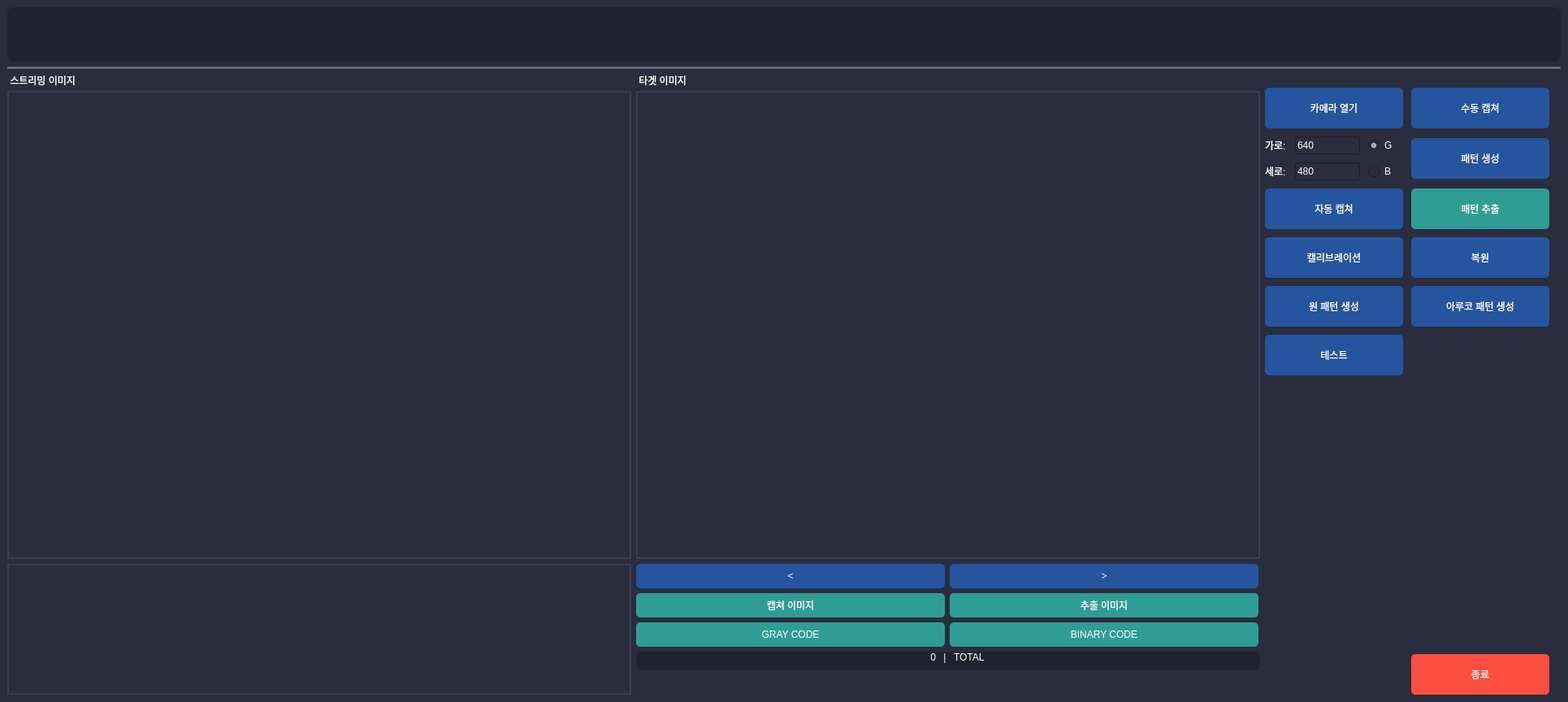
<?xml version="1.0" encoding="UTF-8"?>
<ui version="4.0">
 <class>MainWindow</class>
 <widget class="QMainWindow" name="MainWindow">
  <property name="geometry">
   <rect>
    <x>0</x>
    <y>0</y>
    <width>1930</width>
    <height>864</height>
   </rect>
  </property>
  <property name="windowTitle">
   <string>MainWindow</string>
  </property>
  <property name="styleSheet">
   <string notr="true">QWidget{
background-color:#292D3E;

}
QLabel{
font: bold 10pt &quot;Noto Sans KR&quot;;
color:white;
}
QLineEdit{
font: bold 10pt &quot;Noto Sans KR&quot;;
color:white;
}

QRadioButton{
font: bold 10pt &quot;Noto Sans KR&quot;;
color:white;
}
</string>
  </property>
  <widget class="QWidget" name="centralwidget">
   <layout class="QVBoxLayout" name="verticalLayout">
    <item>
     <widget class="QFrame" name="FR_LOGO">
      <property name="styleSheet">
       <string notr="true">QFrame{
background-color:rgb(33, 34, 49);
border-radius:7px;
}</string>
      </property>
      <layout class="QHBoxLayout" name="horizontalLayout_2">
       <property name="topMargin">
        <number>1</number>
       </property>
       <property name="rightMargin">
        <number>1</number>
       </property>
       <property name="bottomMargin">
        <number>1</number>
       </property>
       <item>
        <spacer name="horizontalSpacer_2">
         <property name="orientation">
          <enum>Qt::Horizontal</enum>
         </property>
         <property name="sizeType">
          <enum>QSizePolicy::Fixed</enum>
         </property>
         <property name="sizeHint" stdset="0">
          <size>
           <width>5</width>
           <height>50</height>
          </size>
         </property>
        </spacer>
       </item>
       <item>
        <widget class="QLabel" name="label_2">
         <property name="sizePolicy">
          <sizepolicy hsizetype="Fixed" vsizetype="Fixed">
           <horstretch>0</horstretch>
           <verstretch>0</verstretch>
          </sizepolicy>
         </property>
         <property name="minimumSize">
          <size>
           <width>135</width>
           <height>50</height>
          </size>
         </property>
         <property name="maximumSize">
          <size>
           <width>135</width>
           <height>50</height>
          </size>
         </property>
         <property name="styleSheet">
          <string notr="true">image: url(:/icon/ICON/robotics-ci-2.png);</string>
         </property>
         <property name="text">
          <string/>
         </property>
        </widget>
       </item>
       <item>
        <spacer name="horizontalSpacer">
         <property name="orientation">
          <enum>Qt::Horizontal</enum>
         </property>
         <property name="sizeType">
          <enum>QSizePolicy::Expanding</enum>
         </property>
         <property name="sizeHint" stdset="0">
          <size>
           <width>630</width>
           <height>65</height>
          </size>
         </property>
        </spacer>
       </item>
      </layout>
     </widget>
    </item>
    <item>
     <widget class="Line" name="line">
      <property name="styleSheet">
       <string notr="true">QFrame
{
    background-color: rgba(255, 255, 255,50);
}</string>
      </property>
      <property name="orientation">
       <enum>Qt::Horizontal</enum>
      </property>
     </widget>
    </item>
    <item>
     <layout class="QHBoxLayout" name="horizontalLayout">
      <property name="leftMargin">
       <number>0</number>
      </property>
      <property name="topMargin">
       <number>0</number>
      </property>
      <property name="rightMargin">
       <number>0</number>
      </property>
      <property name="bottomMargin">
       <number>0</number>
      </property>
      <item>
       <layout class="QVBoxLayout" name="verticalLayout_2">
        <property name="bottomMargin">
         <number>0</number>
        </property>
        <item>
         <widget class="QLabel" name="label">
          <property name="sizePolicy">
           <sizepolicy hsizetype="Preferred" vsizetype="Fixed">
            <horstretch>0</horstretch>
            <verstretch>0</verstretch>
           </sizepolicy>
          </property>
          <property name="maximumSize">
           <size>
            <width>16777215</width>
            <height>15</height>
           </size>
          </property>
          <property name="text">
           <string> 스트리밍 이미지</string>
          </property>
         </widget>
        </item>
        <item>
         <widget class="QLabel" name="LB_CAMERA_VIEW">
          <property name="sizePolicy">
           <sizepolicy hsizetype="Fixed" vsizetype="Fixed">
            <horstretch>0</horstretch>
            <verstretch>0</verstretch>
           </sizepolicy>
          </property>
          <property name="minimumSize">
           <size>
            <width>768</width>
            <height>576</height>
           </size>
          </property>
          <property name="maximumSize">
           <size>
            <width>768</width>
            <height>576</height>
           </size>
          </property>
          <property name="styleSheet">
           <string notr="true">border: 2px solid #393F4D;</string>
          </property>
          <property name="text">
           <string/>
          </property>
          <property name="scaledContents">
           <bool>true</bool>
          </property>
         </widget>
        </item>
        <item>
         <widget class="QTextEdit" name="TE_LOG">
          <property name="sizePolicy">
           <sizepolicy hsizetype="Fixed" vsizetype="Expanding">
            <horstretch>0</horstretch>
            <verstretch>0</verstretch>
           </sizepolicy>
          </property>
          <property name="minimumSize">
           <size>
            <width>768</width>
            <height>0</height>
           </size>
          </property>
          <property name="maximumSize">
           <size>
            <width>768</width>
            <height>16777215</height>
           </size>
          </property>
          <property name="focusPolicy">
           <enum>Qt::NoFocus</enum>
          </property>
          <property name="styleSheet">
           <string notr="true">border: 2px solid #393F4D;</string>
          </property>
         </widget>
        </item>
       </layout>
      </item>
      <item>
       <layout class="QVBoxLayout" name="verticalLayout_3">
        <property name="bottomMargin">
         <number>0</number>
        </property>
        <item>
         <widget class="QLabel" name="label_6">
          <property name="sizePolicy">
           <sizepolicy hsizetype="Preferred" vsizetype="Fixed">
            <horstretch>0</horstretch>
            <verstretch>0</verstretch>
           </sizepolicy>
          </property>
          <property name="maximumSize">
           <size>
            <width>16777215</width>
            <height>15</height>
           </size>
          </property>
          <property name="text">
           <string> 타겟 이미지</string>
          </property>
         </widget>
        </item>
        <item>
         <widget class="QLabel" name="LB_TARGET_VIEW">
          <property name="sizePolicy">
           <sizepolicy hsizetype="Fixed" vsizetype="Fixed">
            <horstretch>0</horstretch>
            <verstretch>0</verstretch>
           </sizepolicy>
          </property>
          <property name="minimumSize">
           <size>
            <width>768</width>
            <height>576</height>
           </size>
          </property>
          <property name="maximumSize">
           <size>
            <width>768</width>
            <height>576</height>
           </size>
          </property>
          <property name="styleSheet">
           <string notr="true">border: 2px solid #393F4D;</string>
          </property>
          <property name="text">
           <string/>
          </property>
          <property name="scaledContents">
           <bool>true</bool>
          </property>
         </widget>
        </item>
        <item>
         <layout class="QHBoxLayout" name="horizontalLayout_4">
          <property name="leftMargin">
           <number>0</number>
          </property>
          <property name="topMargin">
           <number>0</number>
          </property>
          <item>
           <widget class="QPushButton" name="BTN_PREV_IMAGE">
            <property name="sizePolicy">
             <sizepolicy hsizetype="Preferred" vsizetype="Fixed">
              <horstretch>0</horstretch>
              <verstretch>0</verstretch>
             </sizepolicy>
            </property>
            <property name="minimumSize">
             <size>
              <width>0</width>
              <height>30</height>
             </size>
            </property>
            <property name="maximumSize">
             <size>
              <width>380</width>
              <height>16777215</height>
             </size>
            </property>
            <property name="styleSheet">
             <string notr="true">QPushButton{
background-color:rgb(37, 85, 158);


border-radius:5px;
font: bold 12pt &quot;Noto Sans KR&quot;;
color:white;
}
QPushButton:hover{
background-color:rgba(77, 125, 198,100);
}
QPushButton:pressed{
background-color:rgba(77, 125, 198,150);
}
QPushButton:disabled{
background-color:rgba(121, 106, 122,90);
color:gray;
}</string>
            </property>
            <property name="text">
             <string>&lt;</string>
            </property>
           </widget>
          </item>
          <item>
           <widget class="QPushButton" name="BTN_NEXT_IMAGE">
            <property name="sizePolicy">
             <sizepolicy hsizetype="Minimum" vsizetype="Preferred">
              <horstretch>0</horstretch>
              <verstretch>0</verstretch>
             </sizepolicy>
            </property>
            <property name="minimumSize">
             <size>
              <width>0</width>
              <height>30</height>
             </size>
            </property>
            <property name="maximumSize">
             <size>
              <width>380</width>
              <height>16777215</height>
             </size>
            </property>
            <property name="styleSheet">
             <string notr="true">QPushButton{
background-color:rgb(37, 85, 158);


border-radius:5px;
font: bold 12pt &quot;Noto Sans KR&quot;;
color:white;
}
QPushButton:hover{
background-color:rgba(77, 125, 198,100);
}
QPushButton:pressed{
background-color:rgba(77, 125, 198,150);
}
QPushButton:disabled{
background-color:rgba(121, 106, 122,90);
color:gray;
}</string>
            </property>
            <property name="text">
             <string>&gt;</string>
            </property>
           </widget>
          </item>
         </layout>
        </item>
        <item>
         <layout class="QHBoxLayout" name="horizontalLayout_5">
          <property name="leftMargin">
           <number>0</number>
          </property>
          <property name="topMargin">
           <number>0</number>
          </property>
          <item>
           <widget class="QPushButton" name="BTN_OPEN_CAPTURE_IMAGE">
            <property name="sizePolicy">
             <sizepolicy hsizetype="Preferred" vsizetype="Fixed">
              <horstretch>0</horstretch>
              <verstretch>0</verstretch>
             </sizepolicy>
            </property>
            <property name="minimumSize">
             <size>
              <width>0</width>
              <height>30</height>
             </size>
            </property>
            <property name="maximumSize">
             <size>
              <width>380</width>
              <height>16777215</height>
             </size>
            </property>
            <property name="styleSheet">
             <string notr="true">QPushButton{
background-color:rgb(48, 157, 148);

border-radius:5px;
font: bold 12pt &quot;Noto Sans KR&quot;;
color:white;
}
QPushButton:hover{
background-color:rgba(88, 197, 228,100);
}
QPushButton:pressed{
background-color:rgba(88, 197, 228,150);
}</string>
            </property>
            <property name="text">
             <string>캡쳐 이미지</string>
            </property>
           </widget>
          </item>
          <item>
           <widget class="QPushButton" name="BTN_OPEN_EXTRACTED_IMAGE">
            <property name="sizePolicy">
             <sizepolicy hsizetype="Preferred" vsizetype="Fixed">
              <horstretch>0</horstretch>
              <verstretch>0</verstretch>
             </sizepolicy>
            </property>
            <property name="minimumSize">
             <size>
              <width>0</width>
              <height>30</height>
             </size>
            </property>
            <property name="maximumSize">
             <size>
              <width>380</width>
              <height>16777215</height>
             </size>
            </property>
            <property name="styleSheet">
             <string notr="true">QPushButton{
background-color:rgb(48, 157, 148);

border-radius:5px;
font: bold 12pt &quot;Noto Sans KR&quot;;
color:white;
}
QPushButton:hover{
background-color:rgba(88, 197, 228,100);
}
QPushButton:pressed{
background-color:rgba(88, 197, 228,150);
}</string>
            </property>
            <property name="text">
             <string>추출 이미지</string>
            </property>
           </widget>
          </item>
         </layout>
        </item>
        <item>
         <layout class="QHBoxLayout" name="horizontalLayout_6">
          <property name="leftMargin">
           <number>0</number>
          </property>
          <property name="topMargin">
           <number>0</number>
          </property>
          <item>
           <widget class="QPushButton" name="BTN_OPEN_GRAY_CODE">
            <property name="sizePolicy">
             <sizepolicy hsizetype="Preferred" vsizetype="Fixed">
              <horstretch>0</horstretch>
              <verstretch>0</verstretch>
             </sizepolicy>
            </property>
            <property name="minimumSize">
             <size>
              <width>0</width>
              <height>30</height>
             </size>
            </property>
            <property name="maximumSize">
             <size>
              <width>380</width>
              <height>16777215</height>
             </size>
            </property>
            <property name="styleSheet">
             <string notr="true">QPushButton{
background-color:rgb(48, 157, 148);

border-radius:5px;
font: bold 12pt &quot;Noto Sans KR&quot;;
color:white;
}
QPushButton:hover{
background-color:rgba(88, 197, 228,100);
}
QPushButton:pressed{
background-color:rgba(88, 197, 228,150);
}</string>
            </property>
            <property name="text">
             <string>GRAY CODE</string>
            </property>
           </widget>
          </item>
          <item>
           <widget class="QPushButton" name="BTN_OPEN_BINARY_CODE">
            <property name="sizePolicy">
             <sizepolicy hsizetype="Preferred" vsizetype="Fixed">
              <horstretch>0</horstretch>
              <verstretch>0</verstretch>
             </sizepolicy>
            </property>
            <property name="minimumSize">
             <size>
              <width>0</width>
              <height>30</height>
             </size>
            </property>
            <property name="maximumSize">
             <size>
              <width>380</width>
              <height>16777215</height>
             </size>
            </property>
            <property name="styleSheet">
             <string notr="true">QPushButton{
background-color:rgb(48, 157, 148);

border-radius:5px;
font: bold 12pt &quot;Noto Sans KR&quot;;
color:white;
}
QPushButton:hover{
background-color:rgba(88, 197, 228,100);
}
QPushButton:pressed{
background-color:rgba(88, 197, 228,150);
}</string>
            </property>
            <property name="text">
             <string>BINARY CODE</string>
            </property>
           </widget>
          </item>
         </layout>
        </item>
        <item>
         <widget class="QFrame" name="horizontalFrame">
          <property name="styleSheet">
           <string notr="true">QFrame{
background-color:rgb(33, 34, 49);
border-radius:7px;
}
QLabel{
font: bold 14pt &quot;Noto Sans KR&quot;;
color:white;
}
</string>
          </property>
          <layout class="QHBoxLayout" name="horizontalLayout_3">
           <property name="leftMargin">
            <number>0</number>
           </property>
           <property name="topMargin">
            <number>0</number>
           </property>
           <item>
            <widget class="QLabel" name="LB_CURRENT_INDEX">
             <property name="text">
              <string>0</string>
             </property>
             <property name="alignment">
              <set>Qt::AlignRight|Qt::AlignTrailing|Qt::AlignVCenter</set>
             </property>
            </widget>
           </item>
           <item>
            <widget class="QLabel" name="LB_SPACER">
             <property name="minimumSize">
              <size>
               <width>10</width>
               <height>0</height>
              </size>
             </property>
             <property name="maximumSize">
              <size>
               <width>10</width>
               <height>16777215</height>
              </size>
             </property>
             <property name="text">
              <string>|</string>
             </property>
             <property name="alignment">
              <set>Qt::AlignCenter</set>
             </property>
            </widget>
           </item>
           <item>
            <widget class="QLabel" name="LB_TOTAL_INDEX">
             <property name="text">
              <string>TOTAL</string>
             </property>
            </widget>
           </item>
          </layout>
         </widget>
        </item>
        <item>
         <spacer name="verticalSpacer_4">
          <property name="orientation">
           <enum>Qt::Vertical</enum>
          </property>
          <property name="sizeType">
           <enum>QSizePolicy::Expanding</enum>
          </property>
          <property name="sizeHint" stdset="0">
           <size>
            <width>20</width>
            <height>50</height>
           </size>
          </property>
         </spacer>
        </item>
       </layout>
      </item>
      <item>
       <layout class="QGridLayout" name="gridLayout">
        <property name="spacing">
         <number>10</number>
        </property>
        <item row="1" column="0">
         <widget class="QPushButton" name="BTN_CAM_OPEN">
          <property name="minimumSize">
           <size>
            <width>170</width>
            <height>50</height>
           </size>
          </property>
          <property name="maximumSize">
           <size>
            <width>170</width>
            <height>50</height>
           </size>
          </property>
          <property name="styleSheet">
           <string notr="true">QPushButton{
background-color:rgb(37, 85, 158);


border-radius:5px;
font: bold 12pt &quot;Noto Sans KR&quot;;
color:white;
}
QPushButton:hover{
background-color:rgba(77, 125, 198,100);
}
QPushButton:pressed{
background-color:rgba(77, 125, 198,150);
}
QPushButton:disabled{
background-color:rgba(121, 106, 122,90);
color:gray;
}</string>
          </property>
          <property name="text">
           <string>카메라 열기</string>
          </property>
         </widget>
        </item>
        <item row="8" column="0">
         <widget class="QPushButton" name="BTN_CALIBRATION">
          <property name="minimumSize">
           <size>
            <width>170</width>
            <height>50</height>
           </size>
          </property>
          <property name="maximumSize">
           <size>
            <width>170</width>
            <height>50</height>
           </size>
          </property>
          <property name="styleSheet">
           <string notr="true">QPushButton{
background-color:rgb(37, 85, 158);


border-radius:5px;
font: bold 12pt &quot;Noto Sans KR&quot;;
color:white;
}
QPushButton:hover{
background-color:rgba(77, 125, 198,100);
}
QPushButton:pressed{
background-color:rgba(77, 125, 198,150);
}
QPushButton:disabled{
background-color:rgba(121, 106, 122,90);
color:gray;
}</string>
          </property>
          <property name="text">
           <string>캘리브레이션</string>
          </property>
         </widget>
        </item>
        <item row="11" column="0">
         <spacer name="verticalSpacer_3">
          <property name="minimumSize">
           <size>
            <width>100</width>
            <height>0</height>
           </size>
          </property>
          <property name="maximumSize">
           <size>
            <width>100</width>
            <height>16777215</height>
           </size>
          </property>
          <property name="orientation">
           <enum>Qt::Vertical</enum>
          </property>
          <property name="sizeType">
           <enum>QSizePolicy::Expanding</enum>
          </property>
          <property name="sizeHint" stdset="0">
           <size>
            <width>20</width>
            <height>50</height>
           </size>
          </property>
         </spacer>
        </item>
        <item row="12" column="2">
         <widget class="QPushButton" name="BTN_EXIT">
          <property name="minimumSize">
           <size>
            <width>170</width>
            <height>50</height>
           </size>
          </property>
          <property name="maximumSize">
           <size>
            <width>170</width>
            <height>50</height>
           </size>
          </property>
          <property name="styleSheet">
           <string notr="true">QPushButton{
background-color:#FA4F41;
border-radius:5px;
font: bold 12pt &quot;Noto Sans KR&quot;;
color:white;
}
QPushButton:hover{
background-color:rgba(250, 155, 155,100);

}
QPushButton:pressed{
background-color:rgba(250, 155, 155,150);

}</string>
          </property>
          <property name="text">
           <string>종료</string>
          </property>
         </widget>
        </item>
        <item row="0" column="0">
         <spacer name="verticalSpacer">
          <property name="orientation">
           <enum>Qt::Vertical</enum>
          </property>
          <property name="sizeType">
           <enum>QSizePolicy::Fixed</enum>
          </property>
          <property name="sizeHint" stdset="0">
           <size>
            <width>15</width>
            <height>17</height>
           </size>
          </property>
         </spacer>
        </item>
        <item row="7" column="2">
         <widget class="QPushButton" name="BTN_EXTRACT_STRIPE">
          <property name="minimumSize">
           <size>
            <width>170</width>
            <height>50</height>
           </size>
          </property>
          <property name="maximumSize">
           <size>
            <width>170</width>
            <height>50</height>
           </size>
          </property>
          <property name="styleSheet">
           <string notr="true">QPushButton{
background-color:rgb(48, 157, 148);

border-radius:5px;
font: bold 12pt &quot;Noto Sans KR&quot;;
color:white;
}
QPushButton:hover{
background-color:rgba(88, 197, 228,100);
}
QPushButton:pressed{
background-color:rgba(88, 197, 228,150);
}</string>
          </property>
          <property name="text">
           <string>패턴 추출</string>
          </property>
         </widget>
        </item>
        <item row="1" column="2">
         <widget class="QPushButton" name="BTN_MANUAL_CAPTURE">
          <property name="minimumSize">
           <size>
            <width>170</width>
            <height>50</height>
           </size>
          </property>
          <property name="maximumSize">
           <size>
            <width>170</width>
            <height>50</height>
           </size>
          </property>
          <property name="styleSheet">
           <string notr="true">QPushButton{
background-color:rgb(37, 85, 158);


border-radius:5px;
font: bold 12pt &quot;Noto Sans KR&quot;;
color:white;
}
QPushButton:hover{
background-color:rgba(77, 125, 198,100);
}
QPushButton:pressed{
background-color:rgba(77, 125, 198,150);
}
QPushButton:disabled{
background-color:rgba(121, 106, 122,90);
color:gray;
}</string>
          </property>
          <property name="text">
           <string>수동 캡쳐</string>
          </property>
         </widget>
        </item>
        <item row="3" column="0">
         <layout class="QGridLayout" name="gridLayout_2">
          <item row="2" column="2">
           <widget class="QRadioButton" name="RB_BINARY_CODE">
            <property name="text">
             <string>B</string>
            </property>
           </widget>
          </item>
          <item row="0" column="1">
           <widget class="QLineEdit" name="LE_PATTERN_WIDTH">
            <property name="minimumSize">
             <size>
              <width>80</width>
              <height>0</height>
             </size>
            </property>
            <property name="maximumSize">
             <size>
              <width>80</width>
              <height>16777215</height>
             </size>
            </property>
            <property name="text">
             <string>640</string>
            </property>
           </widget>
          </item>
          <item row="2" column="0">
           <widget class="QLabel" name="label_4">
            <property name="sizePolicy">
             <sizepolicy hsizetype="Fixed" vsizetype="Preferred">
              <horstretch>0</horstretch>
              <verstretch>0</verstretch>
             </sizepolicy>
            </property>
            <property name="minimumSize">
             <size>
              <width>27</width>
              <height>0</height>
             </size>
            </property>
            <property name="maximumSize">
             <size>
              <width>27</width>
              <height>16777215</height>
             </size>
            </property>
            <property name="text">
             <string>세로:</string>
            </property>
           </widget>
          </item>
          <item row="2" column="1">
           <widget class="QLineEdit" name="LE_PATTERN_HEIGHT">
            <property name="minimumSize">
             <size>
              <width>80</width>
              <height>0</height>
             </size>
            </property>
            <property name="maximumSize">
             <size>
              <width>80</width>
              <height>16777215</height>
             </size>
            </property>
            <property name="text">
             <string>480</string>
            </property>
           </widget>
          </item>
          <item row="0" column="0">
           <widget class="QLabel" name="label_3">
            <property name="sizePolicy">
             <sizepolicy hsizetype="Fixed" vsizetype="Preferred">
              <horstretch>0</horstretch>
              <verstretch>0</verstretch>
             </sizepolicy>
            </property>
            <property name="minimumSize">
             <size>
              <width>27</width>
              <height>0</height>
             </size>
            </property>
            <property name="maximumSize">
             <size>
              <width>27</width>
              <height>16777215</height>
             </size>
            </property>
            <property name="text">
             <string>가로:</string>
            </property>
           </widget>
          </item>
          <item row="0" column="2">
           <widget class="QRadioButton" name="RB_GRAY_CODE">
            <property name="text">
             <string>G</string>
            </property>
            <property name="checked">
             <bool>true</bool>
            </property>
           </widget>
          </item>
         </layout>
        </item>
        <item row="3" column="2">
         <widget class="QPushButton" name="BTN_GENERATE_PATTERN">
          <property name="minimumSize">
           <size>
            <width>170</width>
            <height>50</height>
           </size>
          </property>
          <property name="maximumSize">
           <size>
            <width>170</width>
            <height>50</height>
           </size>
          </property>
          <property name="styleSheet">
           <string notr="true">QPushButton{
background-color:rgb(37, 85, 158);


border-radius:5px;
font: bold 12pt &quot;Noto Sans KR&quot;;
color:white;
}
QPushButton:hover{
background-color:rgba(77, 125, 198,100);
}
QPushButton:pressed{
background-color:rgba(77, 125, 198,150);
}
QPushButton:disabled{
background-color:rgba(121, 106, 122,90);
color:gray;
}</string>
          </property>
          <property name="text">
           <string>패턴 생성</string>
          </property>
         </widget>
        </item>
        <item row="7" column="0">
         <widget class="QPushButton" name="BTN_AUTO_CAPTURE">
          <property name="minimumSize">
           <size>
            <width>170</width>
            <height>50</height>
           </size>
          </property>
          <property name="maximumSize">
           <size>
            <width>170</width>
            <height>50</height>
           </size>
          </property>
          <property name="styleSheet">
           <string notr="true">QPushButton{
background-color:rgb(37, 85, 158);


border-radius:5px;
font: bold 12pt &quot;Noto Sans KR&quot;;
color:white;
}
QPushButton:hover{
background-color:rgba(77, 125, 198,100);
}
QPushButton:pressed{
background-color:rgba(77, 125, 198,150);
}
QPushButton:disabled{
background-color:rgba(121, 106, 122,90);
color:gray;
}</string>
          </property>
          <property name="text">
           <string>자동 캡쳐</string>
          </property>
         </widget>
        </item>
        <item row="9" column="0">
         <widget class="QPushButton" name="BTN_CIRCLE_PATTERN">
          <property name="minimumSize">
           <size>
            <width>170</width>
            <height>50</height>
           </size>
          </property>
          <property name="maximumSize">
           <size>
            <width>170</width>
            <height>50</height>
           </size>
          </property>
          <property name="styleSheet">
           <string notr="true">QPushButton{
background-color:rgb(37, 85, 158);


border-radius:5px;
font: bold 12pt &quot;Noto Sans KR&quot;;
color:white;
}
QPushButton:hover{
background-color:rgba(77, 125, 198,100);
}
QPushButton:pressed{
background-color:rgba(77, 125, 198,150);
}
QPushButton:disabled{
background-color:rgba(121, 106, 122,90);
color:gray;
}</string>
          </property>
          <property name="text">
           <string>원 패턴 생성</string>
          </property>
         </widget>
        </item>
        <item row="9" column="2">
         <widget class="QPushButton" name="BTN_ARUCO_PATTERN">
          <property name="minimumSize">
           <size>
            <width>170</width>
            <height>50</height>
           </size>
          </property>
          <property name="maximumSize">
           <size>
            <width>170</width>
            <height>50</height>
           </size>
          </property>
          <property name="styleSheet">
           <string notr="true">QPushButton{
background-color:rgb(37, 85, 158);


border-radius:5px;
font: bold 12pt &quot;Noto Sans KR&quot;;
color:white;
}
QPushButton:hover{
background-color:rgba(77, 125, 198,100);
}
QPushButton:pressed{
background-color:rgba(77, 125, 198,150);
}
QPushButton:disabled{
background-color:rgba(121, 106, 122,90);
color:gray;
}</string>
          </property>
          <property name="text">
           <string>아루코 패턴 생성</string>
          </property>
         </widget>
        </item>
        <item row="10" column="0">
         <widget class="QPushButton" name="BTN_TEST">
          <property name="minimumSize">
           <size>
            <width>170</width>
            <height>50</height>
           </size>
          </property>
          <property name="maximumSize">
           <size>
            <width>170</width>
            <height>50</height>
           </size>
          </property>
          <property name="styleSheet">
           <string notr="true">QPushButton{
background-color:rgb(37, 85, 158);


border-radius:5px;
font: bold 12pt &quot;Noto Sans KR&quot;;
color:white;
}
QPushButton:hover{
background-color:rgba(77, 125, 198,100);
}
QPushButton:pressed{
background-color:rgba(77, 125, 198,150);
}
QPushButton:disabled{
background-color:rgba(121, 106, 122,90);
color:gray;
}</string>
          </property>
          <property name="text">
           <string>테스트</string>
          </property>
         </widget>
        </item>
        <item row="8" column="2">
         <widget class="QPushButton" name="BTN_RECONSTRUCTION">
          <property name="minimumSize">
           <size>
            <width>170</width>
            <height>50</height>
           </size>
          </property>
          <property name="maximumSize">
           <size>
            <width>170</width>
            <height>50</height>
           </size>
          </property>
          <property name="styleSheet">
           <string notr="true">QPushButton{
background-color:rgb(37, 85, 158);


border-radius:5px;
font: bold 12pt &quot;Noto Sans KR&quot;;
color:white;
}
QPushButton:hover{
background-color:rgba(77, 125, 198,100);
}
QPushButton:pressed{
background-color:rgba(77, 125, 198,150);
}
QPushButton:disabled{
background-color:rgba(121, 106, 122,90);
color:gray;
}</string>
          </property>
          <property name="text">
           <string>복원</string>
          </property>
         </widget>
        </item>
       </layout>
      </item>
      <item>
       <spacer name="horizontalSpacer_3">
        <property name="orientation">
         <enum>Qt::Horizontal</enum>
        </property>
        <property name="sizeHint" stdset="0">
         <size>
          <width>40</width>
          <height>17</height>
         </size>
        </property>
       </spacer>
      </item>
     </layout>
    </item>
   </layout>
  </widget>
 </widget>
 <tabstops>
  <tabstop>LE_PATTERN_WIDTH</tabstop>
  <tabstop>LE_PATTERN_HEIGHT</tabstop>
  <tabstop>BTN_CAM_OPEN</tabstop>
  <tabstop>BTN_GENERATE_PATTERN</tabstop>
  <tabstop>BTN_AUTO_CAPTURE</tabstop>
  <tabstop>BTN_EXTRACT_STRIPE</tabstop>
  <tabstop>BTN_MANUAL_CAPTURE</tabstop>
  <tabstop>BTN_NEXT_IMAGE</tabstop>
  <tabstop>BTN_EXIT</tabstop>
  <tabstop>BTN_PREV_IMAGE</tabstop>
  <tabstop>BTN_OPEN_CAPTURE_IMAGE</tabstop>
  <tabstop>BTN_OPEN_EXTRACTED_IMAGE</tabstop>
 </tabstops>
 <resources>
  <include location="resource.qrc"/>
 </resources>
 <connections/>
</ui>
